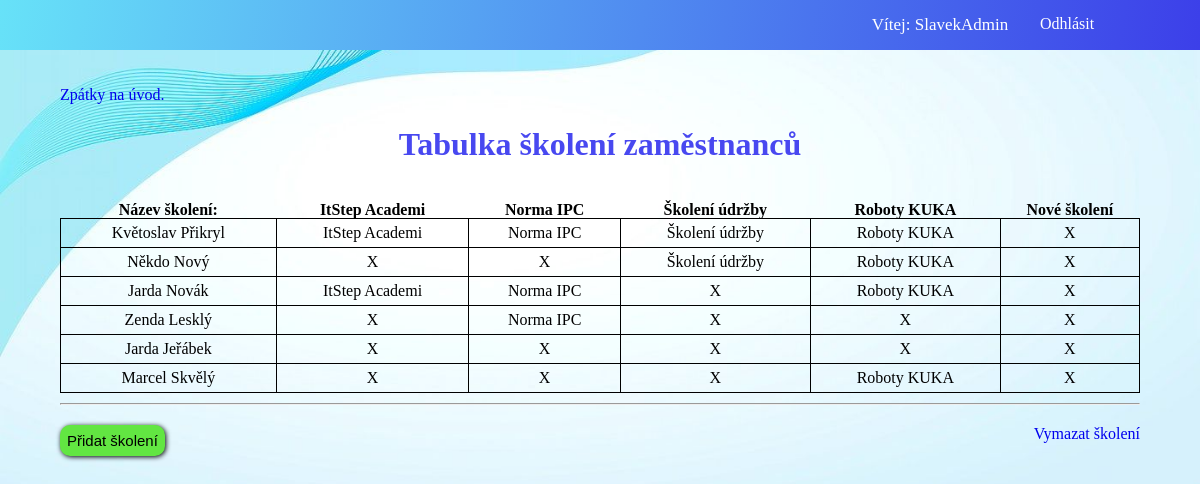
The app's page /skoleni (signed in) with its own data.
### Information/models.py (models this page shows, shortened)
class Trained(models.Model):
    name = models.CharField(max_length=50)
    done = models.BooleanField(null=True)
    def __str__(self):
        return f"{self.name}"

class Employee(models.Model):
    name = models.CharField(max_length=30)
    surname = models.CharField(max_length=30)
    card = models.IntegerField()
    merit = models.CharField(max_length=2000, null=True)
    info = models.CharField(max_length=10000, null=True)
    trained = models.ManyToManyField(Trained)

### Information/views.py (the view, shortened to what this page needs)
# urls.py: path("skoleni", views.tableTrained, name= "trained"),
@login_required(login_url="singIn")
def tableTrained(request):
    traineds = Trained.objects.all()
    employees = Employee.objects.all()
    newTrained = TrainedForm
    TrainedAllName = []
    employees_traineds = {}
    for trAll in traineds:
        TrainedAllName.append(trAll.name)
    for employee in employees:
        nameTraineds = Trained.objects.filter(employee__card = employee.card)
        nameTrainedsReallyOnlyNames = []
        for trE in nameTraineds:
            nameTrainedsReallyOnlyNames.append(trE.name)
        employeeTraineds = []
        for name in TrainedAllName:
            if name in nameTrainedsReallyOnlyNames:
                employeeTraineds.append(name)
            else:
                employeeTraineds.append("X")
        while len(employeeTraineds) < len(TrainedAllName):
            employeeTraineds.append("X")
        employees_traineds[employee.card] = employeeTraineds
    return render(request, "Information/trained.html", {
        "newTrained" : newTrained,
        "traineds" : traineds,
        "employees" : employees,
        "employeeTraineds" : employeeTraineds,
        "employees_traineds" : employees_traineds
    })

### Information/templates/Information/trained.html (shortened to what this page needs)
{% extends "base.html" %}
{% load static %}
{% block content %}
    <a href = "/uvod">Zpátky na úvod.</a>
    <h1> Tabulka školení zaměstnanců</h1>
    <div>
        <table class="table_employees_traineds" cols=10>
            <tr>
                <th>Název školení:</th>
                <br>
                {% for trained in traineds%}
                    <th>{{trained }}</th>
                {% endfor %}
            </tr>
            <tr>
                <tr>
                    {% for key, value in employees_traineds.items %}
                    <tr>
                        <td class="table_employees_traineds_td">
                            {% for employee in employees%}
                                {% if key == employee.card%}
                                    <div>{{employee.name}} {{employee.surname}}</div>
                                {% endif %}
                            {% endfor %}
                        </td>
                        {% for val in value%}
                            <td class="table_employees_traineds_td">
                                {{val}}
                            </td>
                        {% endfor%}
                    </tr>
                    {% endfor %}
                </tr>
            </tr>
        </table>
    </div>
    <hr>
    <div class="add_remove_trained">
        <button class="add_trained_button" id="add_trained_button">Přidat školení</button>
        <a href="/vymazat_skoleni" class="remove_trained">Vymazat školení</a>
    </div>
{% endblock %}

### templates/base.html (shortened to what this page needs)
{% load static %}
<!DOCTYPE html>
<html lang="en">
<head>
    <link rel="stylesheet" href="{% static "Styles/style.css" %}">
</head>
<body>
    <header>
        <div class="user_list">
            <p>Vítej: {{request.user}}</p>
            <a href= "{% url "logOut"%}" class="logOff">Odhlásit</a>
        </div>
    </header>
    <main class="contents">
        {% block content %}
        {% endblock %}
    </main>
    <footer>
    </footer>
</body>
</html>

### static/Styles/style.css (style rules this page uses)
* { padding: 0; margin: 0; -webkit-box-sizing: border-box; box-sizing: border-box; }
body { width: 100%; min-height: 100vh; background: url(../IMG/Background.jpg); background-repeat: no-repeat; background-size: 100%; background-size: cover; }
body .contents { margin: 0 5%; }
a { text-decoration: none; }
h1 { padding-top: 2%; text-align: center; color: #4848f0; margin-bottom: 20px; }
p { font-size: 17px; }
button { border-radius: 10px; border: none; background-color: #62e642; font-size: 15px; padding: 7px; -webkit-box-shadow: 1px 1px 5px black; box-shadow: 1px 1px 5px black; }
header { width: 100%; height: 50px; float: left; margin-bottom: 3%; background: linear-gradient(100deg, #67e2f8, #3c3fe9); }
header .user_list { padding-right: 5%; float: right; display: -webkit-box; display: -ms-flexbox; display: flex; }
header .user_list p { width: 200px; text-align: center; margin-top: 5%; color: white; }
header .user_list .logOff { color: white; text-decoration: none; width: 100px; margin-top: 5%; }
hr { margin: 10px 0; }
td { text-align: center; padding: 5px 10px; }
footer { width: 100%; height: 100px; }
.table_employees_traineds { width: 100%; border-collapse: collapse; }
.table_employees_traineds .table_employees_traineds_td { border: 1px solid black; }
.add_remove_trained { width: 100%; margin-top: 20px; }
.add_remove_trained .remove_trained { float: right; text-align: right; }

### records on screen
Trained: name "ItStep Academi", value "ItStep Academi" "ItStep Academi"
Trained: name "Norma IPC", value "Norma IPC" "Norma IPC" "Norma IPC"
Trained: name "Školení údržby", value "Školení údržby" "Školení údržby"
Trained: name "Roboty KUKA", value "Roboty KUKA" "Roboty KUKA" "Roboty KUKA" "Roboty KUKA"
Trained: name "Nové školení"
Employee: name "Květoslav", surname "Přikryl"
Employee: name "Někdo", surname "Nový"
Employee: name "Jarda", surname "Novák"
Employee: name "Zenda", surname "Lesklý"
Employee: name "Jarda", surname "Jeřábek"
Employee: name "Marcel", surname "Skvělý"

### other values on screen
{{ request.user }} "SlavekAdmin"
{{ val }} "X" "X" "X" "X" "X" "X" "X" "X" "X" "X" "X" "X" "X" "X" "X" "X" "X" "X" "X"
